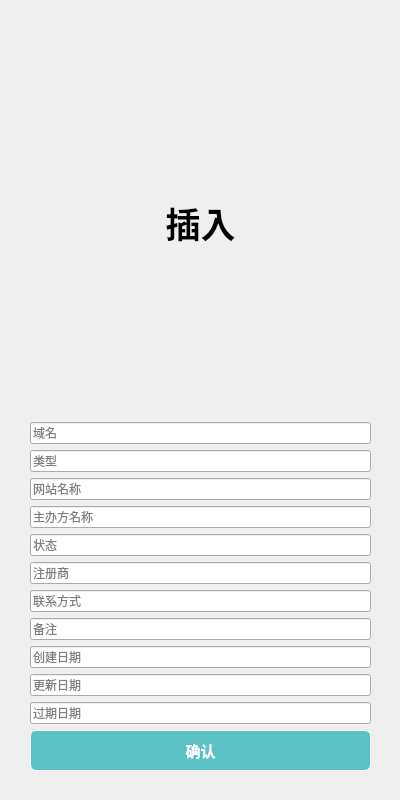
<?xml version="1.0" encoding="UTF-8"?>
<ui version="4.0">
 <class>insertdialog</class>
 <widget class="QDialog" name="insertdialog">
  <property name="geometry">
   <rect>
    <x>0</x>
    <y>0</y>
    <width>400</width>
    <height>800</height>
   </rect>
  </property>
  <property name="minimumSize">
   <size>
    <width>400</width>
    <height>800</height>
   </size>
  </property>
  <property name="maximumSize">
   <size>
    <width>400</width>
    <height>800</height>
   </size>
  </property>
  <property name="windowTitle">
   <string>Insert</string>
  </property>
  <property name="windowIcon">
   <iconset resource="resource.qrc">
    <normaloff>:/images/stick.png</normaloff>:/images/stick.png</iconset>
  </property>
  <property name="styleSheet">
   <string notr="true"/>
  </property>
  <widget class="QWidget" name="widget" native="true">
   <property name="geometry">
    <rect>
     <x>0</x>
     <y>0</y>
     <width>401</width>
     <height>801</height>
    </rect>
   </property>
   <property name="styleSheet">
    <string notr="true">QWidget#widget
{
	background-image: url(:/images/loginbackground.jpeg);
}</string>
   </property>
   <layout class="QGridLayout" name="gridLayout">
    <item row="0" column="1">
     <layout class="QHBoxLayout" name="horizontalLayout">
      <item>
       <widget class="QWidget" name="widget_2" native="true">
        <property name="maximumSize">
         <size>
          <width>16777215</width>
          <height>16777215</height>
         </size>
        </property>
        <layout class="QVBoxLayout" name="verticalLayout_3">
         <property name="leftMargin">
          <number>30</number>
         </property>
         <property name="topMargin">
          <number>30</number>
         </property>
         <property name="rightMargin">
          <number>30</number>
         </property>
         <property name="bottomMargin">
          <number>30</number>
         </property>
         <item>
          <widget class="QLabel" name="label">
           <property name="styleSheet">
            <string notr="true">font-family: &quot;Microsoft YaHei&quot;;
font-size: 35px;
font-weight: bold;
color: black;
border: none;</string>
           </property>
           <property name="text">
            <string>插入</string>
           </property>
           <property name="alignment">
            <set>Qt::AlignCenter</set>
           </property>
          </widget>
         </item>
         <item>
          <widget class="QtMaterialAutoComplete" name="domainNameLineEdit">
           <property name="placeholderText">
            <string>域名</string>
           </property>
          </widget>
         </item>
         <item>
          <widget class="QtMaterialAutoComplete" name="domainTypeLineEdit">
           <property name="placeholderText">
            <string>类型</string>
           </property>
          </widget>
         </item>
         <item>
          <widget class="QtMaterialAutoComplete" name="webNameLineEdit">
           <property name="placeholderText">
            <string>网站名称</string>
           </property>
          </widget>
         </item>
         <item>
          <widget class="QtMaterialAutoComplete" name="sponsorNameLineEdit">
           <property name="placeholderText">
            <string>主办方名称</string>
           </property>
          </widget>
         </item>
         <item>
          <widget class="QtMaterialAutoComplete" name="statusLineEdit">
           <property name="placeholderText">
            <string>状态</string>
           </property>
          </widget>
         </item>
         <item>
          <widget class="QtMaterialAutoComplete" name="registerLineEdit">
           <property name="placeholderText">
            <string>注册商</string>
           </property>
          </widget>
         </item>
         <item>
          <widget class="QtMaterialAutoComplete" name="contactInfoLineEdit">
           <property name="placeholderText">
            <string>联系方式</string>
           </property>
          </widget>
         </item>
         <item>
          <widget class="QtMaterialAutoComplete" name="memoLineEdit">
           <property name="placeholderText">
            <string>备注</string>
           </property>
          </widget>
         </item>
         <item>
          <widget class="QtMaterialAutoComplete" name="createDateLineEdit">
           <property name="placeholderText">
            <string>创建日期</string>
           </property>
          </widget>
         </item>
         <item>
          <widget class="QtMaterialAutoComplete" name="updateDateLineEdit">
           <property name="placeholderText">
            <string>更新日期</string>
           </property>
          </widget>
         </item>
         <item>
          <widget class="QtMaterialAutoComplete" name="expirationDateLineEdit">
           <property name="placeholderText">
            <string>过期日期</string>
           </property>
          </widget>
         </item>
         <item>
          <widget class="QPushButton" name="confirmButton">
           <property name="minimumSize">
            <size>
             <width>82</width>
             <height>41</height>
            </size>
           </property>
           <property name="cursor">
            <cursorShape>PointingHandCursor</cursorShape>
           </property>
           <property name="styleSheet">
            <string notr="true">QPushButton {
	border: 0.5px solid white;
	border-radius: 6px;
	background-color: rgb(90, 194, 198);
	min-width: 80px;
	font-family: &quot;Times New Roman&quot;;
	font-size: 11pt;
	font-weight: bold;
	color: white;
}

QPushButton:hover {
	border: 0.5px solid white;
	border-radius: 6px;
	background-color: #1fab89;
	min-width: 80px;
	font-family: &quot;Times New Roman&quot;;
	font-size: 10pt;
	font-weight: bold;
	color: white;
}</string>
           </property>
           <property name="text">
            <string>确认</string>
           </property>
          </widget>
         </item>
        </layout>
       </widget>
      </item>
     </layout>
    </item>
   </layout>
  </widget>
 </widget>
 <customwidgets>
  <customwidget>
   <class>QtMaterialAutoComplete</class>
   <extends>QLineEdit</extends>
   <header location="global">qtmaterialautocomplete.h</header>
  </customwidget>
 </customwidgets>
 <tabstops>
  <tabstop>domainNameLineEdit</tabstop>
  <tabstop>domainTypeLineEdit</tabstop>
  <tabstop>webNameLineEdit</tabstop>
  <tabstop>sponsorNameLineEdit</tabstop>
  <tabstop>statusLineEdit</tabstop>
  <tabstop>registerLineEdit</tabstop>
  <tabstop>contactInfoLineEdit</tabstop>
  <tabstop>memoLineEdit</tabstop>
  <tabstop>confirmButton</tabstop>
 </tabstops>
 <resources>
  <include location="resource.qrc"/>
 </resources>
 <connections/>
</ui>
